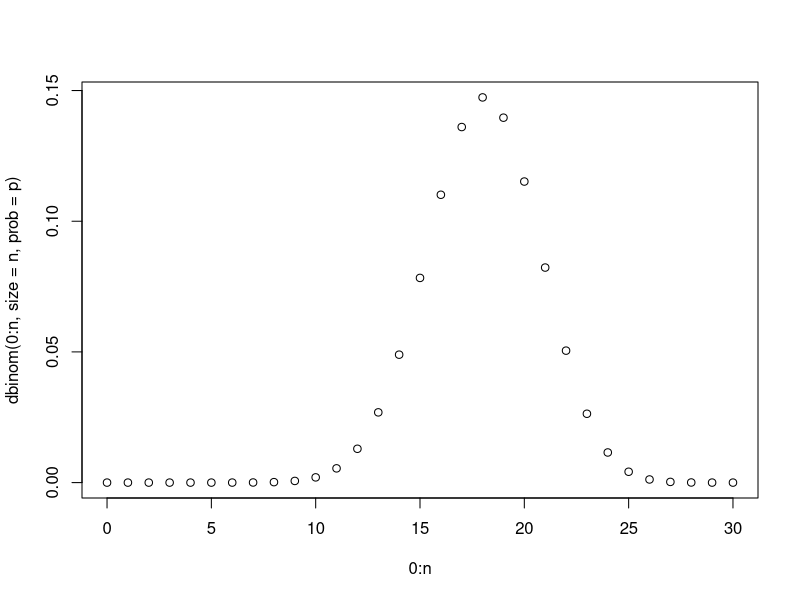
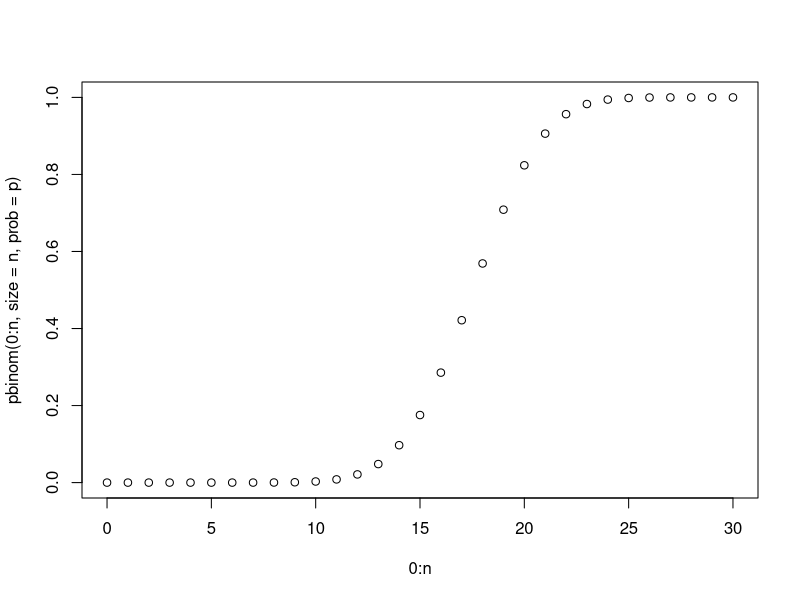
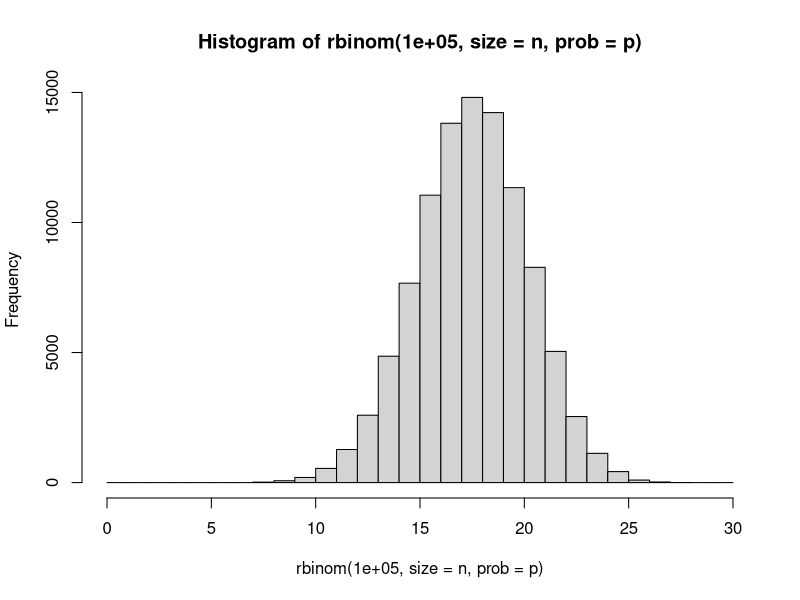

Generate these figures, in order, with R:
## ---- chunk 1
knitr::opts_chunk$set(echo = TRUE)
## ---- chunk 2
n = 30
p = 0.6
plot(0:n, dbinom(0:n, size = n, prob = p))
plot(0:n, pbinom(0:n, size = n, prob = p))
qbinom(0.5, size = n, prob = p)
qbinom(0.25, size = n, prob = p)
hist(rbinom(100000, size = n, prob = p), breaks = 0:30)
